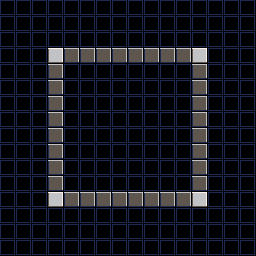

A 2D game scene composited from a Tiled map and its tileset images. What follows is a short description and the map's XML, with every tile layer's data as written:
An orthogonal 16x16 tile map with 16x16 px tiles, 2 tile layers (Tile Layer 2, grid_layer) and 2 objects (map_center).

<map version="1.10" tiledversion="1.11.2" orientation="orthogonal" renderorder="right-down" width="16" height="16" tilewidth="16" tileheight="16" infinite="0" backgroundcolor="#808080" nextlayerid="6" nextobjectid="3">
 <editorsettings>
  <export target="arena-map-2.lua" format="lua" />
 </editorsettings>
 <properties>
  <property name="map_center" type="object" value="0" />
 </properties>
 <tileset firstgid="1" name="arena-tileset" tilewidth="16" tileheight="16" tilecount="256" columns="16">
  <image source="arena-spritesheet.png" trans="ff00ff" width="256" height="256" />
  <tile id="17">
   <objectgroup draworder="index" id="2">
    <object id="3" x="0" y="0" width="16" height="16" />
   </objectgroup>
  </tile>
 </tileset>
 <layer id="4" name="Tile Layer 2" width="16" height="16">
  <data encoding="csv">
1,1,1,1,1,1,1,1,1,1,1,1,1,1,1,1,
1,1,1,1,1,1,1,1,1,1,1,1,1,1,1,1,
1,1,1,1,1,1,1,1,1,1,1,1,1,1,1,1,
1,1,1,1,1,1,1,1,1,1,1,1,1,1,1,1,
1,1,1,1,1,1,1,1,1,1,1,1,1,1,1,1,
1,1,1,1,1,1,1,1,1,1,1,1,1,1,1,1,
1,1,1,1,1,1,1,1,1,1,1,1,1,1,1,1,
1,1,1,1,1,1,1,1,1,1,1,1,1,1,1,1,
1,1,1,1,1,1,1,1,1,1,1,1,1,1,1,1,
1,1,1,1,1,1,1,1,1,1,1,1,1,1,1,1,
1,1,1,1,1,1,1,1,1,1,1,1,1,1,1,1,
1,1,1,1,1,1,1,1,1,1,1,1,1,1,1,1,
1,1,1,1,1,1,1,1,1,1,1,1,1,1,1,1,
1,1,1,1,1,1,1,1,1,1,1,1,1,1,1,1,
1,1,1,1,1,1,1,1,1,1,1,1,1,1,1,1,
1,1,1,1,1,1,1,1,1,1,1,1,1,1,1,1
</data>
 </layer>
 <layer id="2" name="grid_layer" width="16" height="16">
  <data encoding="csv">
65,65,65,65,65,65,65,65,65,65,65,65,65,65,65,65,
65,65,65,65,65,65,65,65,65,65,65,65,65,65,65,65,
65,65,65,65,65,65,65,65,65,65,65,65,65,65,65,65,
65,65,65,33,34,34,34,34,34,34,34,34,33,65,65,65,
65,65,65,34,65,65,65,65,65,65,65,65,34,65,65,65,
65,65,65,34,65,65,65,65,65,65,65,65,34,65,65,65,
65,65,65,34,65,65,65,65,65,65,65,65,34,65,65,65,
65,65,65,34,65,65,65,65,65,65,65,65,34,65,65,65,
65,65,65,34,65,65,65,65,65,65,65,65,34,65,65,65,
65,65,65,34,65,65,65,65,65,65,65,65,34,65,65,65,
65,65,65,34,65,65,65,65,65,65,65,65,34,65,65,65,
65,65,65,34,65,65,65,65,65,65,65,65,34,65,65,65,
65,65,65,33,34,34,34,34,34,34,34,34,33,65,65,65,
65,65,65,65,65,65,65,65,65,65,65,65,65,65,65,65,
65,65,65,65,65,65,65,65,65,65,65,65,65,65,65,65,
65,65,65,65,65,65,65,65,65,65,65,65,65,65,65,65
</data>
 </layer>
 <objectgroup id="5" name="Object Layer 1">
  <object id="2" name="map_center" x="128" y="128">
   <point />
  </object>
 </objectgroup>
</map>